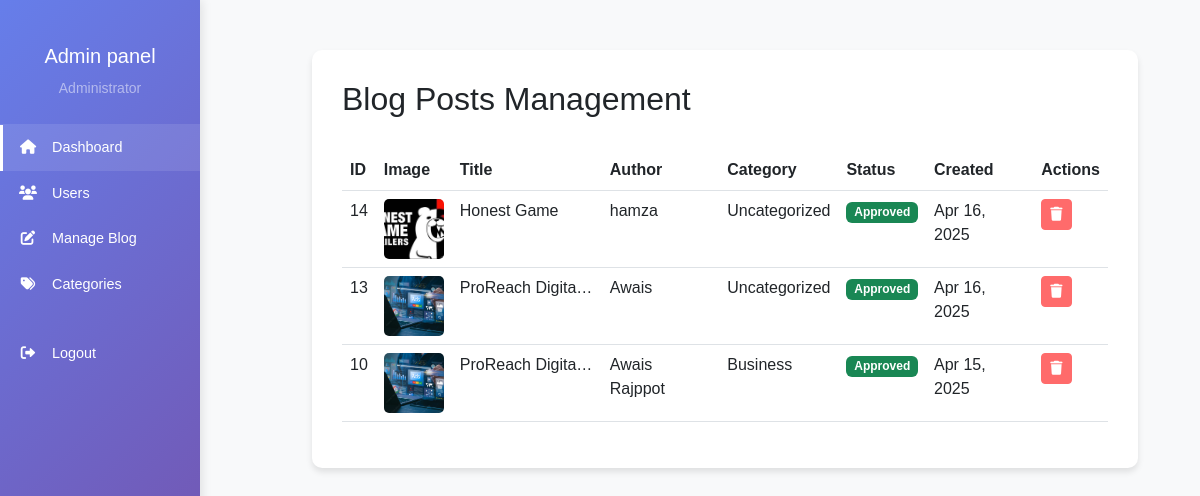
/admin/manage_blog.php (signed in), run on the app's committed database.
### tables this page shows
CREATE TABLE IF NOT EXISTS `blog_posts` (
  `id` int NOT NULL AUTO_INCREMENT,
  `title` varchar(255) NOT NULL,
  `author` varchar(100) NOT NULL,
  `content` text NOT NULL,
  `featured` tinyint(1) DEFAULT '0',
  `image_path` varchar(255) DEFAULT NULL,
  `created_at` timestamp NULL DEFAULT CURRENT_TIMESTAMP,
  `updated_at` timestamp NULL DEFAULT CURRENT_TIMESTAMP ON UPDATE CURRENT_TIMESTAMP,
  `author_id` int DEFAULT NULL,
  `approval_status` enum('pending','approved','rejected') DEFAULT 'pending',
  `category` varchar(100) NOT NULL,
  `is_approved` tinyint(1) DEFAULT '0',
  `likes` int DEFAULT '0',
  PRIMARY KEY (`id`)
);

CREATE TABLE IF NOT EXISTS `categories` (
  `id` int NOT NULL AUTO_INCREMENT,
  `name` varchar(255) NOT NULL,
  `created_at` timestamp NULL DEFAULT CURRENT_TIMESTAMP,
  PRIMARY KEY (`id`)
);

### admin/manage_blog.php (the view, shortened to what this page needs)
<?php
require_once '../config/db.php';
$query = "SELECT bp.*, c.name as category_name
          FROM blog_posts bp
          LEFT JOIN categories c ON bp.category = c.id
          ORDER BY bp.created_at DESC";
$result = $conn->query($query);
$blog_posts = [];
if ($result->num_rows > 0) {
    while ($row = $result->fetch_assoc()) {
        $blog_posts[] = $row;
    }
}
?>
<!DOCTYPE html>
<html lang="en">
<head>
    <link href="https://cdn.jsdelivr.net/npm/bootstrap@5.3.0-alpha1/dist/css/bootstrap.min.css" rel="stylesheet">
    <link rel="stylesheet" href="https://cdnjs.cloudflare.com/ajax/libs/font-awesome/6.0.0/css/all.min.css">
</head>
<body>
    <div class="container-fluid">
        <?php include "includes/sidebar.php" ?>
        <div class="content-wrapper w-100">
            <div class="content-area">
                <div class="d-flex justify-content-between align-items-center mb-4">
                    <h2>Blog Posts Management</h2>
                </div>
                <div class="table-responsive">
                    <table class="table table-hover">
                        <thead>
                            <tr>
                                <th>ID</th>
                                <th>Image</th>
                                <th>Title</th>
                                <th>Author</th>
                                <th>Category</th>
                                <th>Status</th>
                                <th>Created</th>
                                <th>Actions</th>
                            </tr>
                        </thead>
                        <tbody>
                            <?php if (empty($blog_posts)): ?>
                                <tr>
                                    <td colspan="8" class="text-center py-4">No blog posts found</td>
                                </tr>
                            <?php else: ?>
                                <?php foreach ($blog_posts as $post): ?>
                                    <tr>
                                        <td><?= $post['id'] ?></td>
                                        <td>
                                            <?php if (!empty($post['image_path'])): ?>
                                                <img src="<?= htmlspecialchars($post['image_path']) ?>" class="thumbnail-img" alt="Blog thumbnail">
                                            <?php else: ?>
                                                <div class="bg-light d-flex align-items-center justify-content-center" style="width:60px;height:60px;border-radius:5px;">
                                                    <i class="fas fa-image text-muted"></i>
                                                </div>
                                            <?php endif; ?>
                                        </td>
                                        <td class="truncate-text" title="<?= htmlspecialchars($post['title']) ?>">
                                            <?= htmlspecialchars($post['title']) ?>
                                        </td>
                                        <td><?= htmlspecialchars($post['author']) ?></td>
                                        <td><?= htmlspecialchars($post['category_name'] ?? 'Uncategorized') ?></td>
                                        <td>
                                            <?= $post['is_approved'] ?
                                                '<span class="badge bg-success">Approved</span>' :
                                                '<span class="badge bg-warning">Pending</span>'
                                            ?>
                                        </td>
                                        <td><?= date('M d, Y', strtotime($post['created_at'])) ?></td>
                                        <td>
                                            <div class="table-actions">
                                                <a href="delete_blog.php?id=<?= $post['id'] ?>" class="btn btn-sm btn-danger" onclick="return confirm('Are you sure you want to delete this post?')" title="Delete">
                                                    <i class="fas fa-trash"></i>
                                                </a>
                                            </div>
                                        </td>
                                    </tr>
                                <?php endforeach; ?>
                            <?php endif; ?>
                        </tbody>
                    </table>
                </div>
            </div>
        </div>
    </div>
</body>
</html>

### admin/manage_blog.php (style rules this page uses)
body { background-color: #f0f2f5; font-family: 'Inter', sans-serif; }
.container-fluid { display: flex; }
.content-area { background-color: white; border-radius: 10px; box-shadow: 0 4px 6px rgba(0, 0, 0, 0.1); padding: 30px; margin: 50px; margin-left: auto; width: calc(100% - 350px); }
.btn-danger { background-color: #ff6b6b; border-color: #ff6b6b; }
.thumbnail-img { width: 60px; height: 60px; object-fit: cover; border-radius: 5px; }
.table-actions { display: flex; gap: 5px; }
.truncate-text { max-width: 150px; white-space: nowrap; overflow: hidden; text-overflow: ellipsis; }

### admin/includes/sidebar.php (style rules this page uses)
body { background-color: #f8f9fa; font-family: 'Arial', sans-serif; overflow-x: hidden; }

### data on the page
blog_posts: id "14", image_path (picture), title "Honest Game", author "hamza", category_name "Uncategorized", is_approved "Approved", created_at "Apr 16, 2025"
blog_posts: id "13", image_path (picture), title "ProReach Digita…", author "Awais", category_name "Uncategorized", is_approved "Approved", created_at "Apr 16, 2025"
blog_posts: id "10", image_path (picture), title "ProReach Digita…", author "Awais Rajppot", categories.name "Business", is_approved "Approved", created_at "Apr 15, 2025"
